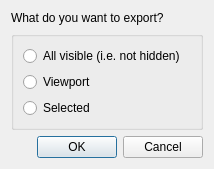
<ui version="4.0" >
 <class>ExportDialog</class>
 <widget class="QDialog" name="ExportDialog" >
  <property name="geometry" >
   <rect>
    <x>0</x>
    <y>0</y>
    <width>214</width>
    <height>155</height>
   </rect>
  </property>
  <property name="windowTitle" >
   <string>Export</string>
  </property>
  <layout class="QVBoxLayout" >
   <item>
    <widget class="QLabel" name="label" >
     <property name="text" >
      <string>What do you want to export?</string>
     </property>
    </widget>
   </item>
   <item>
    <widget class="QGroupBox" name="groupBox" >
     <property name="title" >
      <string/>
     </property>
     <layout class="QVBoxLayout" >
      <item>
       <widget class="QRadioButton" name="rbAll" >
        <property name="text" >
         <string>All visible (i.e. not hidden)</string>
        </property>
       </widget>
      </item>
      <item>
       <widget class="QRadioButton" name="rbViewport" >
        <property name="text" >
         <string>Viewport</string>
        </property>
       </widget>
      </item>
      <item>
       <widget class="QRadioButton" name="rbSelected" >
        <property name="text" >
         <string>Selected</string>
        </property>
       </widget>
      </item>
     </layout>
    </widget>
   </item>
   <item>
    <widget class="QDialogButtonBox" name="buttonBox" >
     <property name="orientation" >
      <enum>Qt::Horizontal</enum>
     </property>
     <property name="standardButtons" >
      <set>QDialogButtonBox::Cancel|QDialogButtonBox::NoButton|QDialogButtonBox::Ok</set>
     </property>
    </widget>
   </item>
  </layout>
 </widget>
 <resources/>
 <connections>
  <connection>
   <sender>buttonBox</sender>
   <signal>accepted()</signal>
   <receiver>ExportDialog</receiver>
   <slot>accept()</slot>
   <hints>
    <hint type="sourcelabel" >
     <x>248</x>
     <y>254</y>
    </hint>
    <hint type="destinationlabel" >
     <x>157</x>
     <y>274</y>
    </hint>
   </hints>
  </connection>
  <connection>
   <sender>buttonBox</sender>
   <signal>rejected()</signal>
   <receiver>ExportDialog</receiver>
   <slot>reject()</slot>
   <hints>
    <hint type="sourcelabel" >
     <x>316</x>
     <y>260</y>
    </hint>
    <hint type="destinationlabel" >
     <x>286</x>
     <y>274</y>
    </hint>
   </hints>
  </connection>
 </connections>
</ui>
